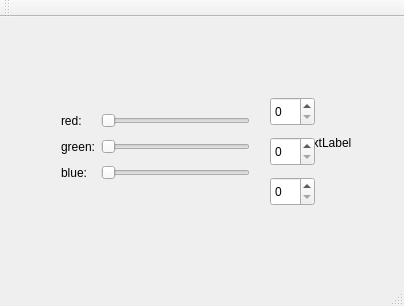
<?xml version="1.0" encoding="UTF-8"?>
<ui version="4.0">
 <class>MainWindow</class>
 <widget class="QMainWindow" name="MainWindow">
  <property name="geometry">
   <rect>
    <x>0</x>
    <y>0</y>
    <width>404</width>
    <height>306</height>
   </rect>
  </property>
  <property name="windowTitle">
   <string>MainWindow</string>
  </property>
  <widget class="QWidget" name="centralWidget">
   <widget class="QWidget" name="gridLayoutWidget">
    <property name="geometry">
     <rect>
      <x>50</x>
      <y>80</y>
      <width>211</width>
      <height>101</height>
     </rect>
    </property>
    <layout class="QGridLayout" name="gridLayout">
     <item row="1" column="1">
      <widget class="QSlider" name="horizontalSliderRed">
       <property name="orientation">
        <enum>Qt::Horizontal</enum>
       </property>
      </widget>
     </item>
     <item row="3" column="0">
      <widget class="QLabel" name="labelBlue">
       <property name="text">
        <string>blue:</string>
       </property>
      </widget>
     </item>
     <item row="1" column="0">
      <widget class="QLabel" name="labelRed">
       <property name="text">
        <string>red:</string>
       </property>
      </widget>
     </item>
     <item row="3" column="1">
      <widget class="QSlider" name="horizontalSliderBlue">
       <property name="orientation">
        <enum>Qt::Horizontal</enum>
       </property>
      </widget>
     </item>
     <item row="2" column="1">
      <widget class="QSlider" name="horizontalSliderGreen">
       <property name="orientation">
        <enum>Qt::Horizontal</enum>
       </property>
      </widget>
     </item>
     <item row="2" column="0">
      <widget class="QLabel" name="labelGreen">
       <property name="text">
        <string>green:</string>
       </property>
      </widget>
     </item>
    </layout>
   </widget>
   <widget class="QLabel" name="colorLabel">
    <property name="geometry">
     <rect>
      <x>300</x>
      <y>100</y>
      <width>62</width>
      <height>51</height>
     </rect>
    </property>
    <property name="text">
     <string>TextLabel</string>
    </property>
   </widget>
   <widget class="QSpinBox" name="spinBoxRed">
    <property name="geometry">
     <rect>
      <x>270</x>
      <y>80</y>
      <width>45</width>
      <height>29</height>
     </rect>
    </property>
   </widget>
   <widget class="QSpinBox" name="spinBoxGreen">
    <property name="geometry">
     <rect>
      <x>270</x>
      <y>120</y>
      <width>45</width>
      <height>29</height>
     </rect>
    </property>
   </widget>
   <widget class="QSpinBox" name="spinBoxBlue">
    <property name="geometry">
     <rect>
      <x>270</x>
      <y>160</y>
      <width>45</width>
      <height>29</height>
     </rect>
    </property>
   </widget>
  </widget>
  <widget class="QMenuBar" name="menuBar">
   <property name="geometry">
    <rect>
     <x>0</x>
     <y>0</y>
     <width>404</width>
     <height>25</height>
    </rect>
   </property>
  </widget>
  <widget class="QToolBar" name="mainToolBar">
   <attribute name="toolBarArea">
    <enum>TopToolBarArea</enum>
   </attribute>
   <attribute name="toolBarBreak">
    <bool>false</bool>
   </attribute>
  </widget>
  <widget class="QStatusBar" name="statusBar"/>
 </widget>
 <layoutdefault spacing="6" margin="11"/>
 <resources/>
 <connections>
  <connection>
   <sender>horizontalSliderRed</sender>
   <signal>valueChanged(int)</signal>
   <receiver>spinBoxRed</receiver>
   <slot>setValue(int)</slot>
   <hints>
    <hint type="sourcelabel">
     <x>213</x>
     <y>142</y>
    </hint>
    <hint type="destinationlabel">
     <x>280</x>
     <y>136</y>
    </hint>
   </hints>
  </connection>
  <connection>
   <sender>horizontalSliderGreen</sender>
   <signal>valueChanged(int)</signal>
   <receiver>spinBoxGreen</receiver>
   <slot>setValue(int)</slot>
   <hints>
    <hint type="sourcelabel">
     <x>201</x>
     <y>169</y>
    </hint>
    <hint type="destinationlabel">
     <x>290</x>
     <y>175</y>
    </hint>
   </hints>
  </connection>
  <connection>
   <sender>horizontalSliderBlue</sender>
   <signal>valueChanged(int)</signal>
   <receiver>spinBoxBlue</receiver>
   <slot>setValue(int)</slot>
   <hints>
    <hint type="sourcelabel">
     <x>169</x>
     <y>204</y>
    </hint>
    <hint type="destinationlabel">
     <x>301</x>
     <y>212</y>
    </hint>
   </hints>
  </connection>
  <connection>
   <sender>spinBoxRed</sender>
   <signal>valueChanged(int)</signal>
   <receiver>horizontalSliderRed</receiver>
   <slot>setValue(int)</slot>
   <hints>
    <hint type="sourcelabel">
     <x>275</x>
     <y>137</y>
    </hint>
    <hint type="destinationlabel">
     <x>241</x>
     <y>138</y>
    </hint>
   </hints>
  </connection>
  <connection>
   <sender>spinBoxGreen</sender>
   <signal>valueChanged(int)</signal>
   <receiver>horizontalSliderGreen</receiver>
   <slot>setValue(int)</slot>
   <hints>
    <hint type="sourcelabel">
     <x>284</x>
     <y>176</y>
    </hint>
    <hint type="destinationlabel">
     <x>240</x>
     <y>174</y>
    </hint>
   </hints>
  </connection>
  <connection>
   <sender>spinBoxBlue</sender>
   <signal>valueChanged(int)</signal>
   <receiver>horizontalSliderBlue</receiver>
   <slot>setValue(int)</slot>
   <hints>
    <hint type="sourcelabel">
     <x>272</x>
     <y>218</y>
    </hint>
    <hint type="destinationlabel">
     <x>235</x>
     <y>204</y>
    </hint>
   </hints>
  </connection>
 </connections>
</ui>
